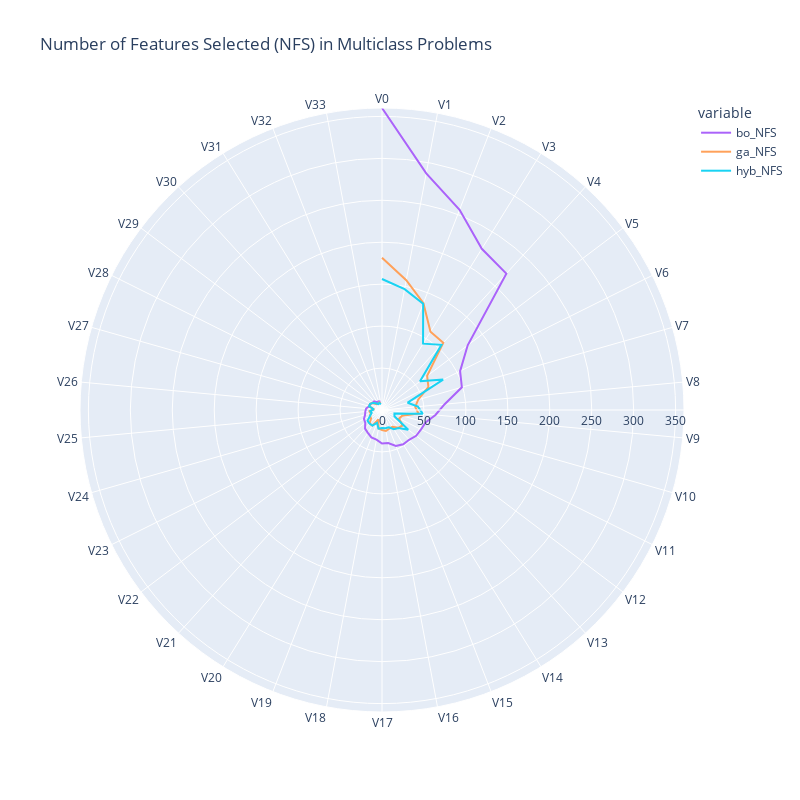
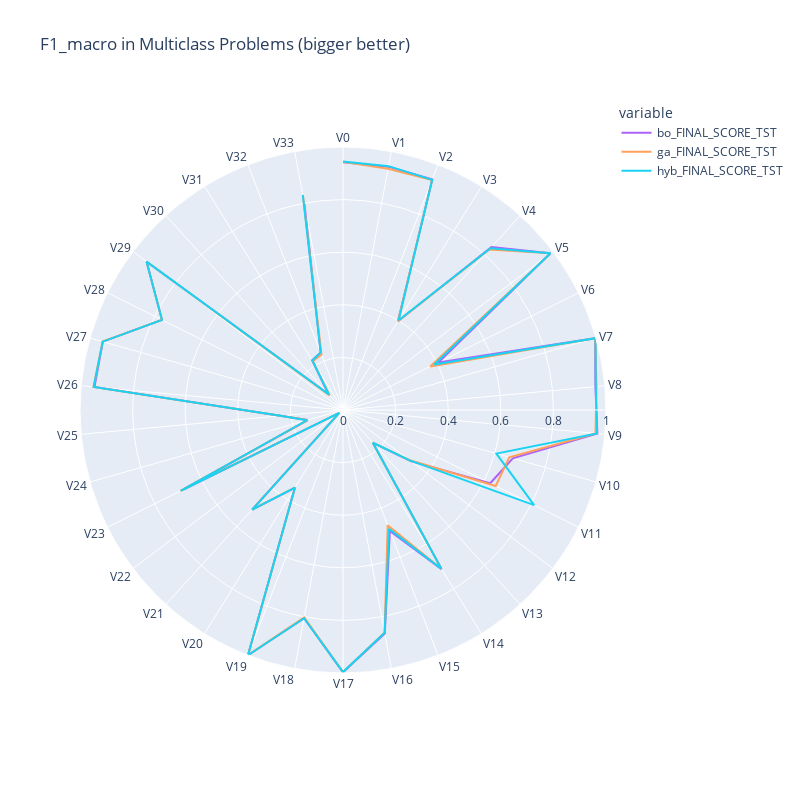

Notebook source saved alongside these figures, in order:
### Code cell
mat_merge_melt = mat_merge.query('score_type=="f1_macro"').sort_values('bo_NFS', ascending=False).melt(id_vars=['name_file'], value_vars=['bo_NFS', 'ga_NFS', 'hyb_NFS'])
mat_merge_melt['id_ds'] = mat_merge_melt['name_file'].map(dict(zip(mat_merge_melt['name_file'].unique(), ['V'+str(i) for i in range(len(mat_merge_melt['name_file'].unique()))])))
#display(mat_merge_melt)

fig = px.line_polar(mat_merge_melt, r = 'value', theta = 'id_ds', 
#                     line_close = True,
                    color = 'variable', color_discrete_map = {'A': 'dodgerblue', 'B': 'gold', 'C': 'green'},
                     title='Number of Features Selected (NFS) in Multiclass Problems',
#                    line_dash='variable'
                   )
# fig.update_traces(fill = 'toself')
fig.update_layout(width=800, height=800)
fig.show() 

mat_merge_melt = mat_merge.query('score_type=="f1_macro"').sort_values('bo_NFS', ascending=False).melt(id_vars=['name_file'], value_vars=['bo_FINAL_SCORE_TST', 'ga_FINAL_SCORE_TST', 'hyb_FINAL_SCORE_TST'])
mat_merge_melt['id_ds'] = mat_merge_melt['name_file'].map(dict(zip(mat_merge_melt['name_file'].unique(), ['V'+str(i) for i in range(len(mat_merge_melt['name_file'].unique()))])))
mat_merge_melt.head()

fig = px.line_polar(mat_merge_melt, r = 'value', theta = 'id_ds', 
#                     line_close = True,
                    color = 'variable', color_discrete_map = {'A': 'dodgerblue', 'B': 'gold', 'C': 'green'},
                     title='F1_macro in Multiclass Problems (bigger better)',
#                    line_dash='variable'
                   )
fig.update_layout(width=800, height=800)
fig.show()

### Figure 1 — Plotly figure (JSON) as saved in the notebook; plotly's stock layout.template omitted (floating-point values rounded to 4 significant figures)
{"data": [{"hovertemplate": "variable=bo_NFS<br>value=%{r}<br>id_ds=%{theta}<extra></extra>", "legendgroup": "bo_NFS", "line": {"color": "#ab63fa", "dash": "solid"}, "marker": {"symbol": "circle"}, "mode": "lines", "name": "bo_NFS", "r": [360, 287, 256, 226, 220, 128, 104, 99, 75, 64, 54, 52, 51, 48, 48, 46, 40, 40, 36, 35, 32, 30, 25, 24, 21, 20, 19, 16, 16, 14, 14, 11, 11, 10], "showlegend": true, "subplot": "polar", "theta": ["V0", "V1", "V2", "V3", "V4", "V5", "V6", "V7", "V8", "V9", "V10", "V11", "V12", "V13", "V14", "V15", "V16", "V17", "V18", "V19", "V20", "V21", "V22", "V23", "V24", "V25", "V26", "V27", "V28", "V29", "V30", "V31", "V32", "V33"], "type": "scatterpolar"}, {"hovertemplate": "variable=ga_NFS<br>value=%{r}<br>id_ds=%{theta}<extra></extra>", "legendgroup": "ga_NFS", "line": {"color": "#FFA15A", "dash": "solid"}, "marker": {"symbol": "circle"}, "mode": "lines", "name": "ga_NFS", "r": [181.4, 157.4, 136.6, 109.8, 108.4, 67.4, 61.8, 44.8, 39.8, 43.6, 25, 22.8, 30.6, 28.8, 23.4, 24, 25.4, 23.8, 22.2, 12, 22, 21.8, 16.4, 16, 14, 15, 9.4, 15.6, 16, 14, 9.4, 8.6, 9.8, 8.4], "showlegend": true, "subplot": "polar", "theta": ["V0", "V1", "V2", "V3", "V4", "V5", "V6", "V7", "V8", "V9", "V10", "V11", "V12", "V13", "V14", "V15", "V16", "V17", "V18", "V19", "V20", "V21", "V22", "V23", "V24", "V25", "V26", "V27", "V28", "V29", "V30", "V31", "V32", "V33"], "type": "scatterpolar"}, {"hovertemplate": "variable=hyb_NFS<br>value=%{r}<br>id_ds=%{theta}<extra></extra>", "legendgroup": "hyb_NFS", "line": {"color": "#19d3f3", "dash": "solid"}, "marker": {"symbol": "circle"}, "mode": "lines", "name": "hyb_NFS", "r": [156.2, 146.6, 135.8, 93, 105.2, 56.8, 81.4, 31.8, 43, 48.8, 15.4, 16.6, 39.2, 29.2, 27, 22.2, 22, 21.4, 22.6, 16.4, 21.8, 22, 21.6, 16, 12.8, 14, 9.8, 16, 16, 14, 11, 8.4, 9, 7], "showlegend": true, "subplot": "polar", "theta": ["V0", "V1", "V2", "V3", "V4", "V5", "V6", "V7", "V8", "V9", "V10", "V11", "V12", "V13", "V14", "V15", "V16", "V17", "V18", "V19", "V20", "V21", "V22", "V23", "V24", "V25", "V26", "V27", "V28", "V29", "V30", "V31", "V32", "V33"], "type": "scatterpolar"}], "layout": {"height": 800, "legend": {"title": {"text": "variable"}, "tracegroupgap": 0}, "polar": {"angularaxis": {"direction": "clockwise", "rotation": 90}, "domain": {"x": [0, 1], "y": [0, 1]}}, "title": {"text": "Number of Features Selected (NFS) in Multiclass Problems"}, "width": 800}}

### Figure 2 — Plotly figure (JSON) as saved in the notebook; plotly's stock layout.template omitted (floating-point values rounded to 4 significant figures)
{"data": [{"hovertemplate": "variable=bo_FINAL_SCORE_TST<br>value=%{r}<br>id_ds=%{theta}<extra></extra>", "legendgroup": "bo_FINAL_SCORE_TST", "line": {"color": "#ab63fa", "dash": "solid"}, "marker": {"symbol": "circle"}, "mode": "lines", "name": "bo_FINAL_SCORE_TST", "r": [0.942, 0.9414, 0.9399, 0.3972, 0.8378, 0.9884, 0.4048, 0.997, 0.9639, 0.9713, 0.6713, 0.6252, 0.3226, 0.1695, 0.7115, 0.4932, 0.8646, 0.9974, 0.8049, 1, 0.348, 0.512, 0.01778, 0.6781, 0.1395, 0.2397, 0.9492, 0.9494, 0.769, 0.9356, 0.08391, 0.2227, 0.2344, 0.7972], "showlegend": true, "subplot": "polar", "theta": ["V0", "V1", "V2", "V3", "V4", "V5", "V6", "V7", "V8", "V9", "V10", "V11", "V12", "V13", "V14", "V15", "V16", "V17", "V18", "V19", "V20", "V21", "V22", "V23", "V24", "V25", "V26", "V27", "V28", "V29", "V30", "V31", "V32", "V33"], "type": "scatterpolar"}, {"hovertemplate": "variable=ga_FINAL_SCORE_TST<br>value=%{r}<br>id_ds=%{theta}<extra></extra>", "legendgroup": "ga_FINAL_SCORE_TST", "line": {"color": "#FFA15A", "dash": "solid"}, "marker": {"symbol": "circle"}, "mode": "lines", "name": "ga_FINAL_SCORE_TST", "r": [0.9434, 0.933, 0.9375, 0.3971, 0.8261, 0.9888, 0.3707, 0.9972, 0.9679, 0.964, 0.6572, 0.6486, 0.3151, 0.168, 0.7102, 0.4704, 0.8609, 0.9966, 0.8019, 0.9995, 0.3461, 0.5125, 0.01779, 0.6907, 0.1394, 0.2399, 0.9528, 0.9502, 0.7691, 0.9356, 0.07509, 0.2183, 0.2263, 0.8247], "showlegend": true, "subplot": "polar", "theta": ["V0", "V1", "V2", "V3", "V4", "V5", "V6", "V7", "V8", "V9", "V10", "V11", "V12", "V13", "V14", "V15", "V16", "V17", "V18", "V19", "V20", "V21", "V22", "V23", "V24", "V25", "V26", "V27", "V28", "V29", "V30", "V31", "V32", "V33"], "type": "scatterpolar"}, {"hovertemplate": "variable=hyb_FINAL_SCORE_TST<br>value=%{r}<br>id_ds=%{theta}<extra></extra>", "legendgroup": "hyb_FINAL_SCORE_TST", "line": {"color": "#19d3f3", "dash": "solid"}, "marker": {"symbol": "circle"}, "mode": "lines", "name": "hyb_FINAL_SCORE_TST", "r": [0.9444, 0.9433, 0.9383, 0.4017, 0.8325, 0.9885, 0.3878, 0.9983, 0.9655, 0.97, 0.6063, 0.8119, 0.3182, 0.1684, 0.7102, 0.4846, 0.8616, 0.9966, 0.8056, 1, 0.3473, 0.5123, 0.01778, 0.6894, 0.1425, 0.239, 0.9522, 0.9499, 0.7689, 0.936, 0.07978, 0.2212, 0.2346, 0.8318], "showlegend": true, "subplot": "polar", "theta": ["V0", "V1", "V2", "V3", "V4", "V5", "V6", "V7", "V8", "V9", "V10", "V11", "V12", "V13", "V14", "V15", "V16", "V17", "V18", "V19", "V20", "V21", "V22", "V23", "V24", "V25", "V26", "V27", "V28", "V29", "V30", "V31", "V32", "V33"], "type": "scatterpolar"}], "layout": {"height": 800, "legend": {"title": {"text": "variable"}, "tracegroupgap": 0}, "polar": {"angularaxis": {"direction": "clockwise", "rotation": 90}, "domain": {"x": [0, 1], "y": [0, 1]}}, "title": {"text": "F1_macro in Multiclass Problems (bigger better)"}, "width": 800}}
